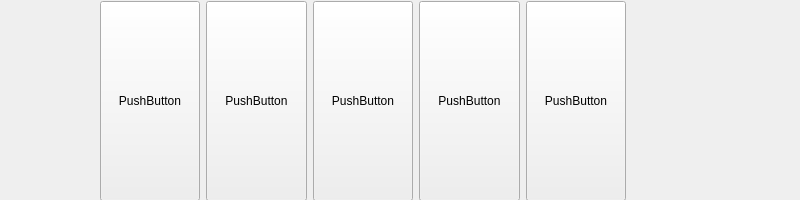
<?xml version="1.0" encoding="UTF-8"?>
<ui version="4.0">
 <class>TableItem</class>
 <widget class="QWidget" name="TableItem">
  <property name="geometry">
   <rect>
    <x>0</x>
    <y>0</y>
    <width>800</width>
    <height>200</height>
   </rect>
  </property>
  <property name="windowTitle">
   <string>Form</string>
  </property>
  <widget class="QWidget" name="">
   <property name="geometry">
    <rect>
     <x>100</x>
     <y>0</y>
     <width>526</width>
     <height>202</height>
    </rect>
   </property>
   <property name="minimumSize">
    <size>
     <width>100</width>
     <height>200</height>
    </size>
   </property>
   <layout class="QHBoxLayout" name="horizontalLayout">
    <item>
     <widget class="QPushButton" name="btnTable1">
      <property name="minimumSize">
       <size>
        <width>100</width>
        <height>200</height>
       </size>
      </property>
      <property name="text">
       <string>PushButton</string>
      </property>
     </widget>
    </item>
    <item>
     <widget class="QPushButton" name="btnTable2">
      <property name="minimumSize">
       <size>
        <width>100</width>
        <height>200</height>
       </size>
      </property>
      <property name="text">
       <string>PushButton</string>
      </property>
     </widget>
    </item>
    <item>
     <widget class="QPushButton" name="btnTable3">
      <property name="minimumSize">
       <size>
        <width>100</width>
        <height>200</height>
       </size>
      </property>
      <property name="text">
       <string>PushButton</string>
      </property>
     </widget>
    </item>
    <item>
     <widget class="QPushButton" name="btnTable4">
      <property name="minimumSize">
       <size>
        <width>100</width>
        <height>200</height>
       </size>
      </property>
      <property name="text">
       <string>PushButton</string>
      </property>
     </widget>
    </item>
    <item>
     <widget class="QPushButton" name="btnTable5">
      <property name="minimumSize">
       <size>
        <width>100</width>
        <height>200</height>
       </size>
      </property>
      <property name="text">
       <string>PushButton</string>
      </property>
     </widget>
    </item>
   </layout>
  </widget>
 </widget>
 <resources/>
 <connections/>
</ui>
